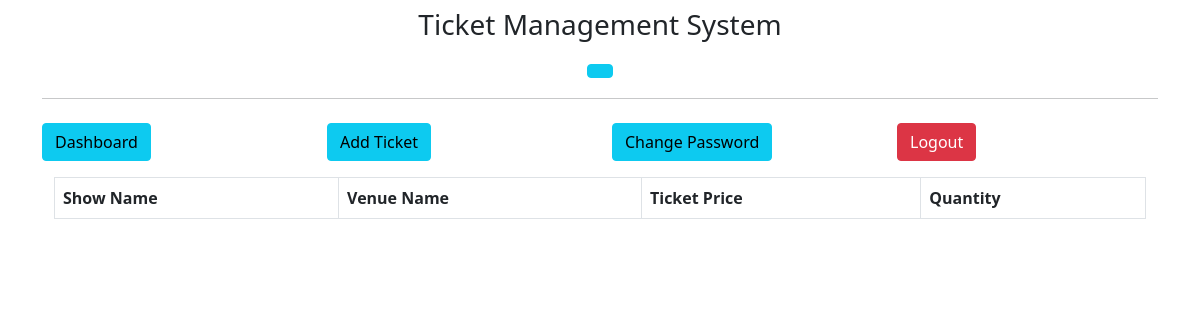
The page /user/dashboard (signed in) on the database as committed earlier.
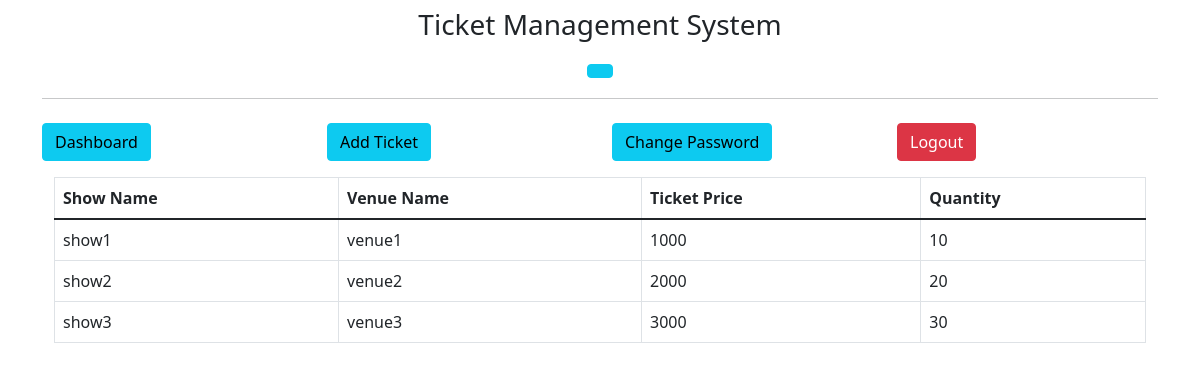
The same page on the database as committed later.
### app.py (models this page shows)
class Ticket(db.Model):
    id= db.Column(db.Integer, primary_key=True)
    showname = db.Column(db.String(100), nullable =False)
    venuename = db.Column(db.String(100), nullable=False)
    ticketprice = db.Column(db.Integer, nullable =False)
    ticketqty = db.Column(db.Integer, nullable=False)
    customerid = db.Column(db.Integer, db.ForeignKey("user.id"), nullable=False)

### app.py (the view)
@app.route("/user/dashboard")
def userDashboard():
    if session["user_id"]!=None and session["user_name"]!=None:
        all_tickets = Ticket.query.filter_by(customerid=session["user_id"]).all()
        return render_template("user/dashboard.html", tickets = all_tickets)

### templates/user/dashboard.html (shortened to what this page needs)
{% extends "user/layout.html"%}
{% block content %}
<div class="container">
    {% include 'user/navbar.html' %}
    <div class="container">
        <div class="my-2">
            <div class="table-responsive">
                <table class="table table-bordered">
                    <thead>
                        <tr>
                            <th>Show Name</th>
                            <th>Venue Name</th>
                            <th>Ticket Price</th>
                            <th>Quantity</th>
                        </tr>
                    </thead>
                    <tbody>
                        {% for ticket in tickets %}
                        <tr>
                            <td>{{ticket.showname}}</td>
                            <td>{{ticket.venuename}}</td>
                            <td>{{ticket.ticketprice}}</td>
                            <td>{{ticket.ticketqty}}</td>
                        </tr>
                        {% endfor %}
                    </tbody>
                </table>
            </div>
        </div>
    </div>
</div>
{% endblock content %}

### templates/user/layout.html (shortened to what this page needs)
<!DOCTYPE html>
<html lang="en">
<head>
    <link href="https://cdn.jsdelivr.net/npm/bootstrap@5.1.3/dist/css/bootstrap.min.css" rel="stylesheet">
</head>
<body>
    <div class="container my-2">
        <div class="d-flex justify-content-center align-items-center">
            <h3>
                Ticket Management System
            </h3>
        </div>
        <div class="text-center my-2">
            {% if session.get('user_id') %}
            <button class="btn btn-info">{{session.username}}</button>
            {% endif %}
        </div>
        <hr>
    </div>
    {% block content %} {% endblock content %}
</body>
</html>

### templates/user/navbar.html
<div class="row d-flex justify-content-center">
    <div class="col-xl-3 col-lg-3 col-md-3 my-2 col-sm-12">
        <a href="/user/dashboard" class="btn btn-info w-full">Dashboard</a>
    </div>
    <div class="col-xl-3 col-lg-3 col-md-3 my-2 col-sm-12">
        <a href="gotoaddticketpage" class="btn btn-info w-full">Add Ticket</a>
    </div>
    <div class="col-xl-3 col-lg-3 col-md-3 my-2 col-sm-12">
        <a href="/user/change-password" class="btn btn-info w-full">Change Password</a>
    </div>
    <div class="col-xl-3 col-lg-3 col-md-3 my-2 col-sm-12">
        <form action="/logout/" method="POST">
        <input type="submit" value="Logout" name="action1" class=" btn btn-danger w-full"/>
        </form>
    </div>
</div>

Rows that differ between the two databases and show on the page:
added Ticket: showname "show1", venuename "venue1", ticketprice "1000", ticketqty "10"
added Ticket: showname "show2", venuename "venue2", ticketprice "2000", ticketqty "20"
added Ticket: showname "show3", venuename "venue3", ticketprice "3000", ticketqty "30"
